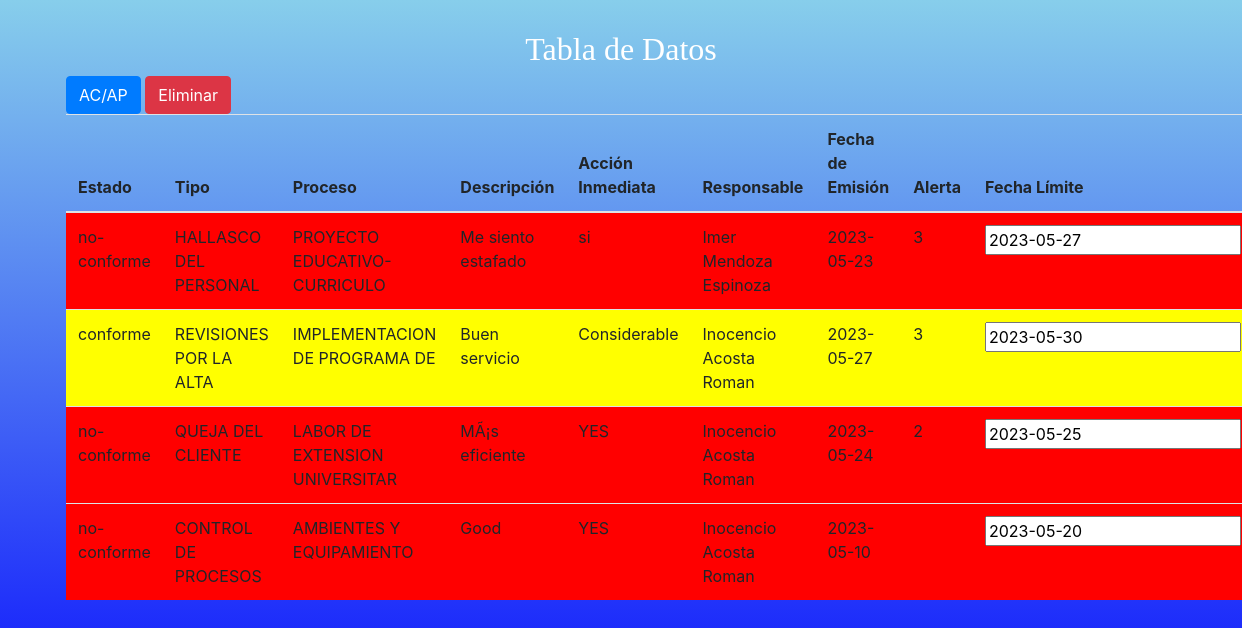
The app's page /carpeta6.php with its own data.
### tables this page shows
CREATE TABLE `inicio1` (
  `id` int(6) UNSIGNED NOT NULL,
  `tipo` varchar(30) NOT NULL,
  `proceso` varchar(30) NOT NULL,
  `descripcion` text,
  `accion_inmediata` varchar(255) DEFAULT NULL,
  `responsable` varchar(250) DEFAULT NULL,
  `fecha_emision` date DEFAULT NULL,
  `alerta` varchar(255) DEFAULT NULL,
  `fecha_limite` date DEFAULT NULL,
  `estado` varchar(30) DEFAULT NULL
);

### carpeta6.php (the view, shortened to what this page needs)
<!DOCTYPE html>
<html lang="es">
<head>
    <link rel="stylesheet" href="https://stackpath.bootstrapcdn.com/bootstrap/4.3.1/css/bootstrap.min.css">
    <link rel="stylesheet" href="https://cdnjs.cloudflare.com/ajax/libs/bootstrap-datepicker/1.9.0/css/bootstrap-datepicker.min.css">
</head>
<body>
    <div class="container">
        <h2 style="text-align: center; font-family: georgia;">Tabla de Datos</h2>
        <button class="btn btn-primary" onclick="abrirFormulario('carpeta5-1.php')">AC/AP</button>
        <button class="btn btn-danger" onclick="eliminarRegistros()">Eliminar</button>
        <table class="table">
            <thead>
                <tr>
                    <th>Estado</th>
                    <th>Tipo</th>
                    <th>Proceso</th>
                    <th>Descripción</th>
                    <th>Acción Inmediata</th>
                    <th>Responsable</th>
                    <th>Fecha de Emisión</th>
                    <th>Alerta</th>
                    <th>Fecha Límite</th>
                </tr>
            </thead>
            <tbody>
                <?php
                $servername = "localhost";
                $username = "root";
                $password = "";
                $dbname = "usuarios";
                $conn = new mysqli($servername, $username, $password, $dbname);
                $consulta = "SELECT * FROM inicio1";
                $resultado = $conn->query($consulta);
                if ($resultado->num_rows > 0) {
                    while ($row = $resultado->fetch_assoc()) {
                        echo "<tr";
                        $fechaLimite = strtotime($row['fecha_limite']);
                        $hoy = strtotime(date('Y-m-d'));
                        if ($fechaLimite < $hoy) {
                            echo " style='background-color: red;'";
                        } elseif ($fechaLimite - $hoy <= 259200) {
                            echo " style='background-color: yellow;'";
                        } else {
                            echo " style='background-color: green;'";
                        }
                        echo " data-id='" . $row['id'] . "'";
                        echo ">";
                        echo "<td>" . $row['estado'] . "</td>";
                        echo "<td>" . $row['tipo'] . "</td>";
                        echo "<td>" . $row['proceso'] . "</td>";
                        echo "<td>" . $row['descripcion'] . "</td>";
                        echo "<td>" . $row['accion_inmediata'] . "</td>";
                        echo "<td>" . $row['responsable'] . "</td>";
                        echo "<td>" . $row['fecha_emision'] . "</td>";
                        echo "<td>" . $row['alerta'] . "</td>";
                        echo "<td>";
                        echo "<input type='text' class='datepicker' name='fecha_limite' value='" . $row['fecha_limite'] . "' onchange='guardarFechaLimite(this.value)'>";
                        echo "</td>";
                        echo "</tr>";
                    }
                } else {
                    echo "<tr><td colspan='9'>No se encontraron registros</td></tr>";
                }
                ?>
            </tbody>
        </table>
    </div>
</body>
</html>

### carpeta6.php (style rules this page uses)
body { background: linear-gradient(to bottom, skyblue, blue); background-size: cover; background-repeat: no-repeat; background-attachment: fixed; height: 100%; animation: gradientAnimation 10s ease infinite; }
.container { margin-top: 30px; color: white; }

### records on screen
inicio1: estado "no-conforme", tipo "HALLASCO DEL PERSONAL", proceso "PROYECTO EDUCATIVO-CURRICULO", descripcion "Me siento estafado", accion_inmediata "si", responsable "Imer Mendoza Espinoza", fecha_emision "2023-05-23", alerta "3", fecha_limite "2023-05-27"
inicio1: estado "conforme", tipo "REVISIONES POR LA ALTA", proceso "IMPLEMENTACION DE PROGRAMA DE", descripcion "Buen servicio", accion_inmediata "Considerable", responsable "Inocencio Acosta Roman", fecha_emision "2023-05-27", alerta "3", fecha_limite "2023-05-30"
inicio1: estado "no-conforme", tipo "QUEJA DEL CLIENTE", proceso "LABOR DE EXTENSION UNIVERSITAR", descripcion "MÃ¡s eficiente", accion_inmediata "YES", responsable "Inocencio Acosta Roman", fecha_emision "2023-05-24", alerta "2", fecha_limite "2023-05-25"
inicio1: estado "no-conforme", tipo "CONTROL DE PROCESOS", proceso "AMBIENTES Y EQUIPAMIENTO", descripcion "Good", accion_inmediata "YES", responsable "Inocencio Acosta Roman", fecha_emision "2023-05-10", fecha_limite "2023-05-20"
